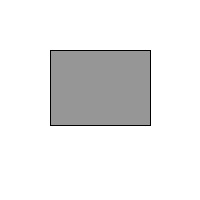
Frame 1 (no input)
Frame 60 (the mouse pressed at the canvas centre just before this capture): identical to frame 1, image omitted
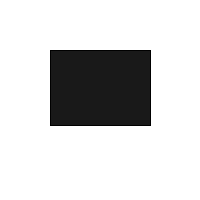
Frame 120 (the mouse held since frame 60 and released just before this capture)

The Processing sketch that drew these frames (run headless with seeded random() and noise(); from frame 60 on, the mouse is pressed at the canvas centre):

// Processing sketch: Example5_3
// ── Example5_3.pde
// Exercise 5-5: Write a program that implements a simple 
// rollover. In other words, if the mouse is over a 
// rectangle, the rectangle changes color. 

int x = 50;
int y = 50;
int w = 100;
int h = 75;

void setup() {
  size(200,200);
}

void draw() {
  background(255);
  stroke(0);
if(mouseX>x && mouseX<x+w && mouseY>y && mouseY<y+h){
  fill(25);
}
else{
  fill(150);
}
rect(x,y,w,h);
}
